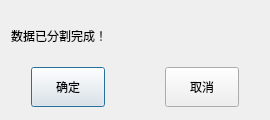
<?xml version="1.0" encoding="UTF-8"?>
<ui version="4.0">
 <class>Dialog</class>
 <widget class="QDialog" name="Dialog">
  <property name="geometry">
   <rect>
    <x>0</x>
    <y>0</y>
    <width>270</width>
    <height>120</height>
   </rect>
  </property>
  <property name="minimumSize">
   <size>
    <width>220</width>
    <height>120</height>
   </size>
  </property>
  <property name="maximumSize">
   <size>
    <width>270</width>
    <height>120</height>
   </size>
  </property>
  <property name="windowTitle">
   <string>正在分割</string>
  </property>
  <layout class="QHBoxLayout" name="horizontalLayout_2">
   <item>
    <layout class="QVBoxLayout" name="verticalLayout">
     <item>
      <widget class="QLabel" name="label">
       <property name="minimumSize">
        <size>
         <width>200</width>
         <height>50</height>
        </size>
       </property>
       <property name="maximumSize">
        <size>
         <width>200</width>
         <height>50</height>
        </size>
       </property>
       <property name="text">
        <string>数据已分割完成！</string>
       </property>
      </widget>
     </item>
     <item>
      <layout class="QHBoxLayout" name="horizontalLayout">
       <property name="spacing">
        <number>60</number>
       </property>
       <property name="leftMargin">
        <number>20</number>
       </property>
       <property name="rightMargin">
        <number>20</number>
       </property>
       <item>
        <widget class="QPushButton" name="ok_btn">
         <property name="minimumSize">
          <size>
           <width>0</width>
           <height>40</height>
          </size>
         </property>
         <property name="maximumSize">
          <size>
           <width>16777215</width>
           <height>40</height>
          </size>
         </property>
         <property name="text">
          <string>确定</string>
         </property>
        </widget>
       </item>
       <item>
        <widget class="QPushButton" name="cancel_btn">
         <property name="minimumSize">
          <size>
           <width>0</width>
           <height>40</height>
          </size>
         </property>
         <property name="maximumSize">
          <size>
           <width>16777215</width>
           <height>40</height>
          </size>
         </property>
         <property name="text">
          <string>取消</string>
         </property>
        </widget>
       </item>
      </layout>
     </item>
    </layout>
   </item>
  </layout>
 </widget>
 <resources/>
 <connections/>
</ui>
